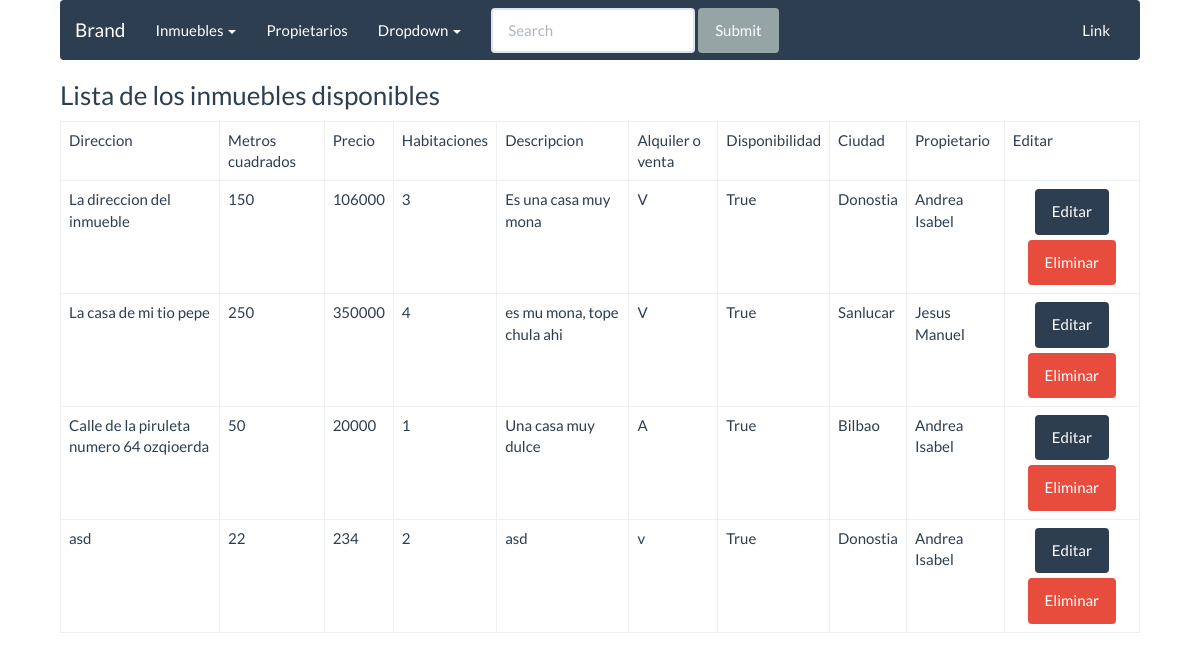
/inmuebles/index, run on the app's committed database.
### apps/inmuebles/models.py (models this page shows, shortened)
class Inmueble(models.Model):
	direccion = models.CharField(max_length=150)
	metros = models.IntegerField()
	precio = models.IntegerField()
	habitaciones = models.IntegerField()
	descripccion = models.CharField(max_length=300)
	opcion = models.CharField(max_length=2)
	disponibilidad = models.BooleanField()
	ciudad = models.ForeignKey(Ciudad, null=True, blank=True, on_delete=models.CASCADE)
	propietario = models.ForeignKey(Propietario, null=True, blank=True, on_delete=models.CASCADE)
	alqui = models.ManyToManyField(Cliente, through='alquiler', blank=True)
	comprar = models.ManyToManyField(Cliente, blank=True, related_name='comprar')

### apps/ciudades/models.py (models this page shows, shortened)
class Ciudad(models.Model):
	nombre = models.CharField(max_length=50)

### apps/propietarios/models.py (models this page shows, shortened)
class Propietario(models.Model):
	nombre = models.CharField(max_length=20)
	apellidos = models.CharField(max_length=40)
	fecha_nacimiento = models.DateField()
	direccion = models.CharField(max_length=150)
	telefono = models.CharField(max_length=15)
	email = models.EmailField()

### apps/inmuebles/views.py (the view)
class Inmuebles(ListView):
	model = Inmueble
	template_name = "inmuebles/index.html"

### templates/inmuebles/index.html (shortened to what this page needs)
{% extends 'base/base.html' %}
{% block content %}
	<h3>Lista de los inmuebles disponibles</h3>
	<table class="table table-bordered">
		<thead>
			<tr>
				<td>Direccion</td>
				<td>Metros cuadrados</td>
				<td>Precio</td>
				<td>Habitaciones</td>
				<td>Descripcion</td>
				<td>Alquiler o venta</td>
				<td>Disponibilidad</td>
				<td>Ciudad</td>
				<td>Propietario</td>
				<td>Editar</td>
			</tr>
		</thead>
		<tbody>
			{% if object_list %}
				{% for inmueble in object_list %}
					{% if inmueble.disponibilidad == True %}
					<tr>
						<td>{{ inmueble.direccion }}</td>
						<td>{{ inmueble.metros }}</td>
						<td>{{ inmueble.precio }}</td>
						<td>{{ inmueble.habitaciones }}</td>
						<td>{{ inmueble.descripccion }}</td>
						<td>{{ inmueble.opcion }}</td>
						<td>{{ inmueble.disponibilidad }}</td>
						<td>{{ inmueble.ciudad.nombre }}</td>
						<td>{{ inmueble.propietario.nombre }}</td>
						<td style='text-align:center;'><a class="btn btn-primary" href="/inmuebles/editar/{{ inmueble.id }}">Editar</a>
						<a style='margin-top:5px;' class="btn btn-danger" href="/inmuebles/delete/{{ inmueble.id }}">Eliminar</a></td>
					</tr>
					{% endif %}
				{% endfor %}
			{% else %}
			<h1>En este momento no hay ningun apartamento disponible</h1>
			{% endif %}
		</tbody>
	</table>
{% endblock %}

### templates/base/base.html (style rules this page uses)
body { width: 90%;margin:auto; }

### data on the page
Inmueble: direccion "La direccion del inmueble", metros "150", precio "106000", habitaciones "3", descripccion "Es una casa muy mona", opcion "V", disponibilidad "True", ciudad.nombre "Donostia", propietario.nombre "Andrea Isabel"
Inmueble: direccion "La casa de mi tio pepe", metros "250", precio "350000", habitaciones "4", descripccion "es mu mona, tope chula ahi", opcion "V", disponibilidad "True", ciudad.nombre "Sanlucar", propietario.nombre "Jesus Manuel"
Inmueble: direccion "Calle de la piruleta numero 64 ozqioerda", metros "50", precio "20000", habitaciones "1", descripccion "Una casa muy dulce", opcion "A", disponibilidad "True", ciudad.nombre "Bilbao", propietario.nombre "Andrea Isabel"
Inmueble: direccion "asd", metros "22", precio "234", habitaciones "2", descripccion "asd", opcion "v", disponibilidad "True", ciudad.nombre "Donostia", propietario.nombre "Andrea Isabel"
